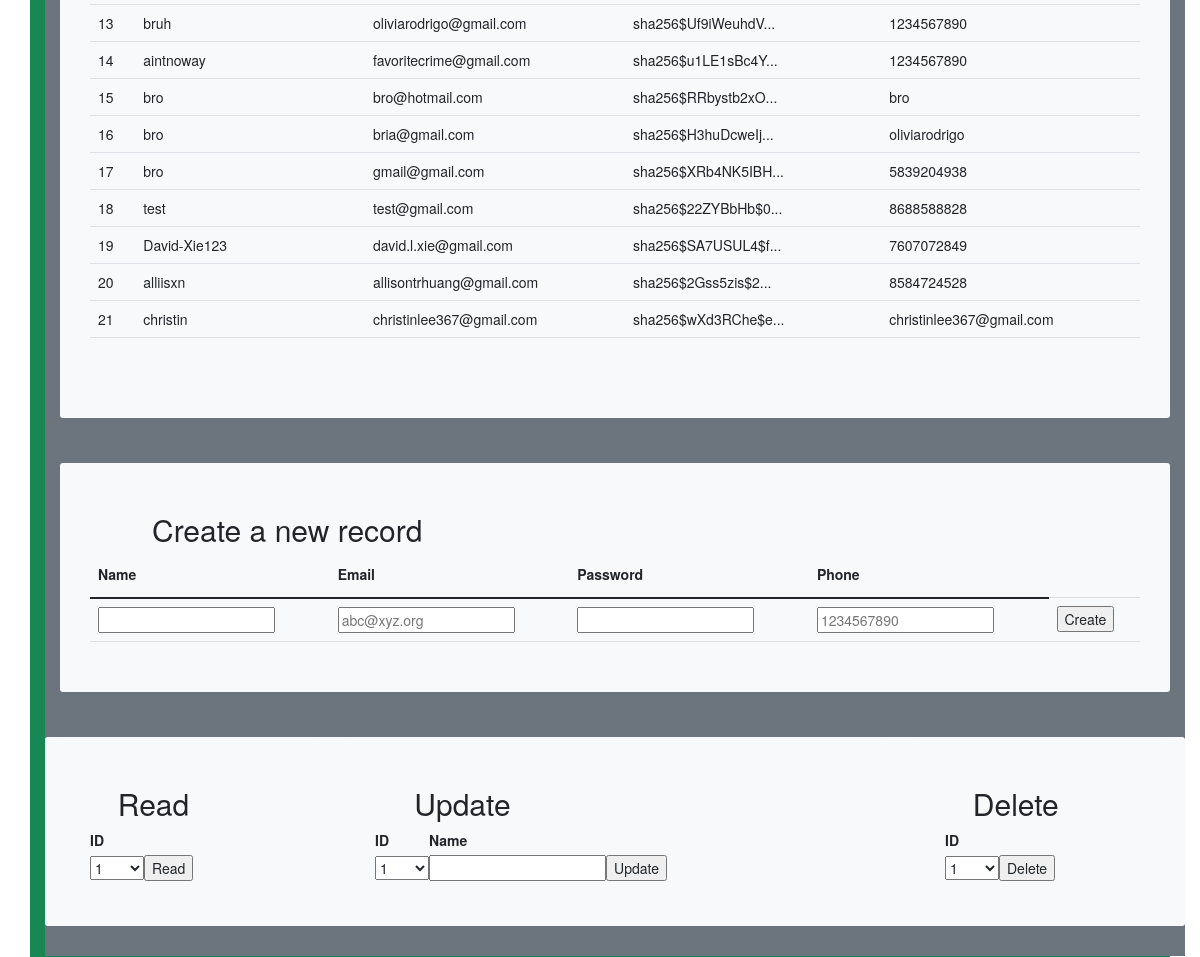
The page /crud/ (signed in, middle part) on the database as committed earlier.
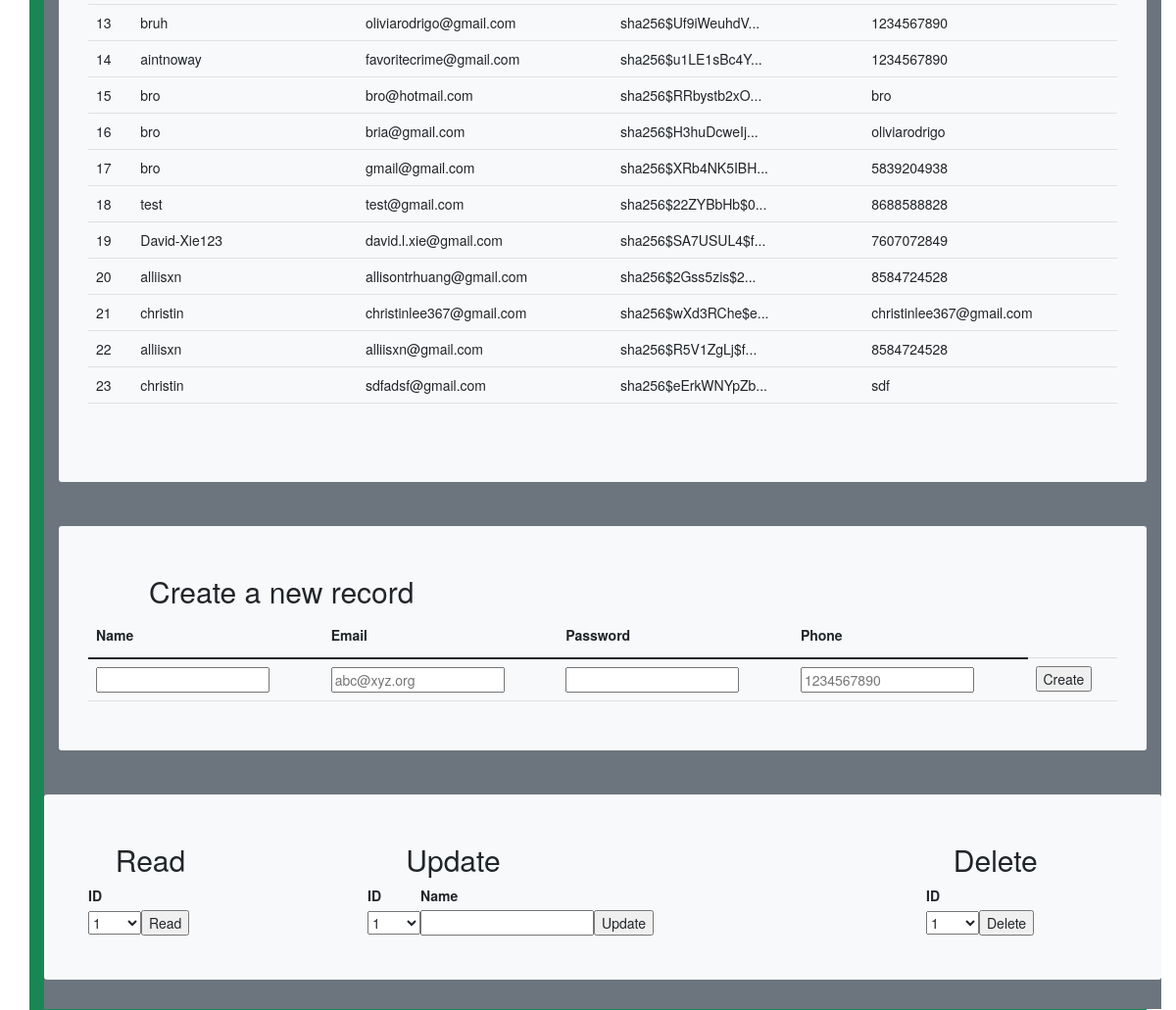
The same page on the database as committed later.
### model.py (models this page shows, shortened)
class Users(UserMixin, db.Model):
    __tablename__ = 'users'
    userID = db.Column(db.Integer, primary_key=True)
    name = db.Column(db.String(255), unique=False, nullable=False)
    email = db.Column(db.String(255), unique=True, nullable=False)
    password = db.Column(db.String(255), unique=False, nullable=False)
    phone = db.Column(db.String(255), unique=False, nullable=False)
    notes = db.relationship("Notes", cascade='all, delete', backref='users', lazy=True)
    def read(self):
        return {
            "userID": self.userID,
            "name": self.name,
            "email": self.email,
            "password": self.password,
            "phone": self.phone,
            "query": "by_alc"  # This is for fun, a little watermark
        }
    def delete(self):
        db.session.delete(self)
        db.session.commit()
        return None

### cruddy/app_crud.py (the view)
@app_crud.route('/')
@login_required  # Flask-Login uses this decorator to restrict access to logged in users
def crud():
    return render_template("crud.html", table=users_all())

### cruddy/query.py (called while the page is built)
def users_all():
    return users_all_alc()

def users_all_alc():
    table = Users.query.all()
    json_ready = [peep.read() for peep in table]
    return json_ready

@login_manager.user_loader
def user_loader(user_id):
    if user_id is not None:
        return Users.query.get(user_id)
    return None

### templates/crud.html (shortened to what the changed rows need)
<!DOCTYPE html>
{% extends "layouts/base.html" %}
{% block body %}
    {% if current_user.is_authenticated %}
        <p style="text-align:center;"> Welcome {{ current_user.name }} <p>
    {% endif %}
    <div class="container py-4 text-light bg-success">
        <div class="container bg-secondary py-4">
            <div class="p-5 mb-4 bg-light text-dark rounded-3">
                <div class="row align-items-md-stretch">
                    <div class="container-fluid py-5">
                        <table class="table">
                            <tbody>
                            {% for row in table %}
                                {% set pn = "" ~ row['phone'] %}
                                {% set pnf = "(" ~ pn[0:3] ~ ")" ~ pn[3:6] ~ "-" ~ pn[6:10] %}
                                <tr>
                                    <td>{{ row['userID'] }}</td>
                                    <td>{{ row['name'] }}</td>
                                    <td>{{ row['email'] }}</td>
                                    <td>{{ row['password'] | truncate(20) }}</td>
                                    <td>{{ row['phone'] }}</td>
                                </tr>
                            {% endfor %}
                            </tbody>
                        </table>
                    </div>
                </div>
            </div>
        </div>
        <div class="container bg-secondary py-4">
            <div class="p-5 mb-4 bg-light text-dark rounded-3">
                <h2>Create a new record</h2>
                <form method="POST" ID="create" action={{url_for('crud.create')}} >
                    <table class="table">
                        <thead>
                        <tr>
                            <th><label for="name">Name</label></th>
                            <th><label for="email">Email</label></th>
                            <th><label for="password">Password</label></th>
                            <th><label for="phone">Phone</label></th>
                        </tr>
                        </thead>
                    </table>
                </form>
            </div>
        </div>
        <div class="container bg-secondary py-4">
            <div class="row mb-4 bg-light text-dark rounded-3">
                <div class="col-md-3">
                    <div class="p-5 mb-4 bg-light text-dark rounded-3">
                        <h2>Read</h2>
                        <form method="POST" ID="read" action={{url_for('crud.read')}} >
                            <table id="read_table">
                                <tr><th><label for="read_userid">ID</label></th></tr>
                            </table>
                        </form>
                    </div>
                </div>
                <div class="col-md-6">
                    <div class="p-5 mb-4 bg-light text-dark rounded-3">
                        <h2>Update</h2>
                        <form method="POST" ID="update" action={{url_for('crud.update')}} >
                            <table id="update_table">
                                <tr>
                                    <th><label for="update_userid">ID</label></th>
                                    <th><label for="update_name">Name</label></th>
                                </tr>
                            </table>
                        </form>
                    </div>
                </div>
                <div class="col-md-3">
                    <div class="p-5 mb-4 bg-light text-dark rounded-3">
                        <h2>Delete</h2>
                        <form method="POST" ID="read" action={{url_for('crud.delete')}} >
                            <table id="read_table">
                                <tr><th><label for="delete_userid">ID</label></th></tr>
                            </table>
                        </form>
                    </div>
                </div>
            </div>
        </div>
    </div>
{% endblock %}

Rows that differ between the two databases and show on the page:
added Users: userID "22", name "alliisxn", email "alliisxn@gmail.com", password "sha256$R5V1ZgLj$f...", phone "8584724528"
added Users: userID "23", name "christin", email "sdfadsf@gmail.com", password "sha256$eErkWNYpZb...", phone "sdf"
